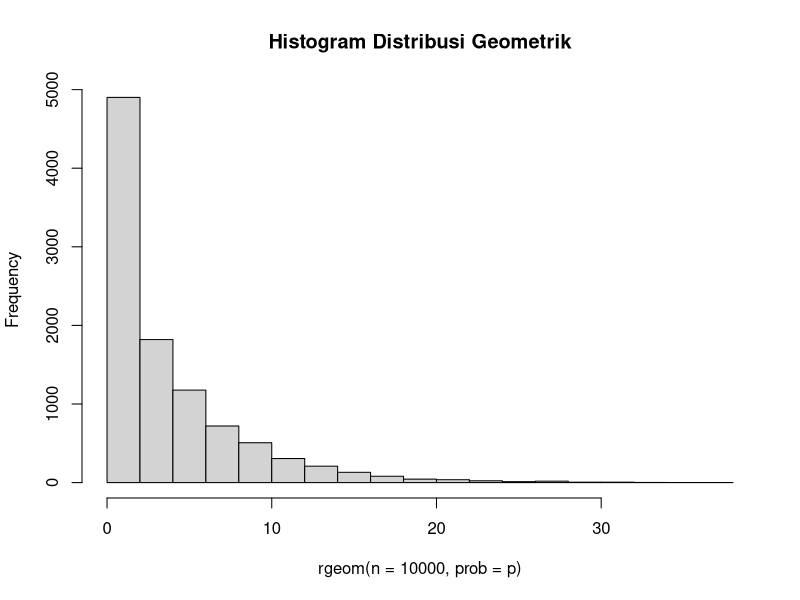

Reproduce this figure in R.
x = 3
p = 0.2

# 1a
dgeom(x, prob = p)

# 1b
mean(rgeom(n = 10000, prob = p) == x)

# 1d
hist(rgeom(n = 10000, prob = p), main = "Histogram Distribusi Geometrik")

# 1e
rataan = 1 / p
rataan 
varian = (1 - p) / (p * p)
varian
